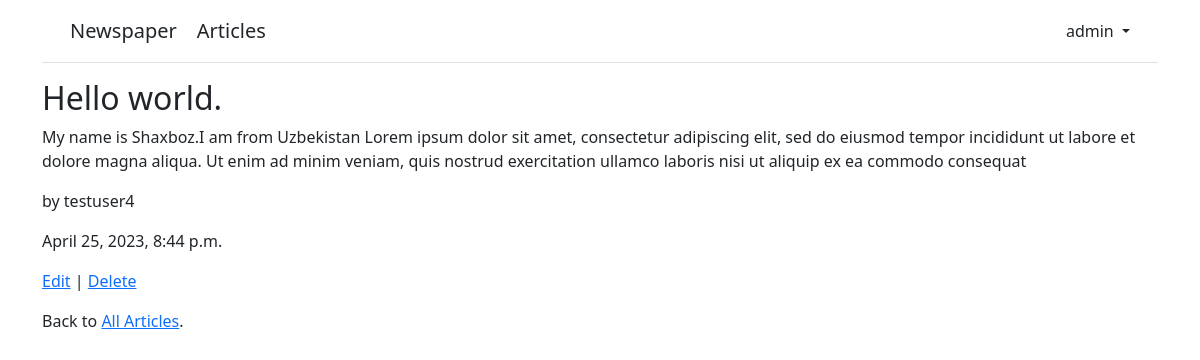
The app's page /articles/1/ (signed in) with its own data.
### accounts/models.py (models this page shows)
class CustomUser(AbstractUser):
    age = models.PositiveIntegerField(null=True, blank=True)
    site = models.URLField(blank=True, null=True)

### articles/models.py (models this page shows, shortened)
class Article(models.Model):
    title = models.CharField(max_length=255)
    body = models.TextField()
    date = models.DateTimeField(auto_now_add=True)
    author = models.ForeignKey(
        settings.AUTH_USER_MODEL,
        on_delete=models.CASCADE,
    )

### articles/views.py (the view)
# urls.py: path('<int:pk>/', ArticleDetailView.as_view(), name='article_detail'),
class ArticleDetailView(LoginRequiredMixin, DetailView):
    model = Article
    template_name = 'article_detail.html'

### templates/article_detail.html (shortened to what this page needs)
{% extends 'base.html' %}
{% block content %}
<div class="article-entry">
  <h2>{{article.title}}</h2>
  <p>{{article.body}}</p>
  <p>by {{article.author}}</p><p>{{article.date}}</p>
</div>
<p>
  <a href="{% url 'article_edit' article.pk %}">Edit</a> |
  <a href="{% url 'article_delete' article.pk %}">Delete</a>
</p>
<p>Back to <a href="{% url 'article_list' %}">All Articles</a>.</p>
{% endblock content %}

### templates/base.html (shortened to what this page needs)
<!doctype html>
<html lang="en">
<head>
    <link href="https://cdn.jsdelivr.net/npm/bootstrap@5.3.0-alpha3/dist/css/bootstrap.min.css" rel="stylesheet">
</head>
<body style="margin-bottom: 20px">
<div class="container">
<header class="p-3 mb-3 border-bottom">
<div class="container">
<div class="d-flex flex-wrap align-items-center justify-content-center
justify-content-lg-start">
    <a class="navbar-brand fs-5" style="margin-right: 20px" href="{% url 'home' %}">Newspaper</a>
    <a class="navbar-brand fs-5" style="margin-right: 20px" href="{% url 'article_list' %}">Articles</a>
{% if user.is_authenticated %}
<div class="dropdown text-end">
<a href="#" class="d-block link-dark text-decoration-none dropdown-toggle"
id="dropdownUser1" data-bs-toggle="dropdown" aria-expanded="false">
{{ user.username }}
</a>
    </div>
{% endif %}
</div>
</div>
</header>
<main>
{% block content %}
{% endblock content %}
</main>
</div>
</body>
</html>

### records on screen
CustomUser: username "admin"
Article: title "Hello world.", body "My name is Shaxboz.I am from Uzbekistan Lorem ipsum dolor sit amet, consectetur adipiscing elit, sed do eiusmod tempor incididunt ut labore et dolore magna aliqua. Ut enim ad minim veniam, quis nostrud exercitation ullamco laboris nisi ut aliquip ex ea commodo consequat", author "testuser4", date "April 25, 2023, 8:44 p.m."
